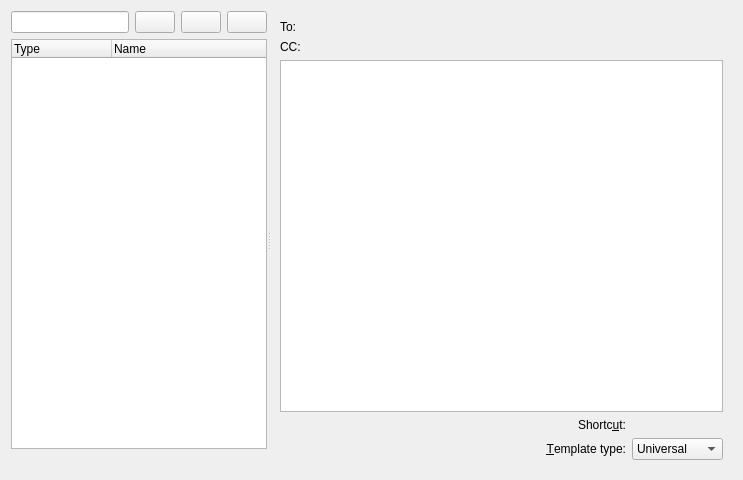
<?xml version="1.0" encoding="UTF-8"?>
<ui version="4.0">
 <class>CustomTemplatesBase</class>
 <widget class="QWidget" name="CustomTemplatesBase">
  <property name="geometry">
   <rect>
    <x>0</x>
    <y>0</y>
    <width>743</width>
    <height>480</height>
   </rect>
  </property>
  <layout class="QVBoxLayout">
   <property name="spacing">
    <number>6</number>
   </property>
   <property name="margin">
    <number>11</number>
   </property>
   <item>
    <widget class="QSplitter" name="splitter2">
     <property name="orientation">
      <enum>Qt::Horizontal</enum>
     </property>
     <property name="childrenCollapsible">
      <bool>false</bool>
     </property>
     <widget class="QWidget" name="layout9">
      <layout class="QVBoxLayout">
       <property name="spacing">
        <number>6</number>
       </property>
       <property name="margin">
        <number>0</number>
       </property>
       <item>
        <layout class="QHBoxLayout">
         <property name="spacing">
          <number>6</number>
         </property>
         <property name="margin">
          <number>0</number>
         </property>
         <item>
          <widget class="KLineEdit" name="mName">
           <property name="sizePolicy">
            <sizepolicy hsizetype="MinimumExpanding" vsizetype="Fixed">
             <horstretch>0</horstretch>
             <verstretch>0</verstretch>
            </sizepolicy>
           </property>
           <property name="minimumSize">
            <size>
             <width>100</width>
             <height>0</height>
            </size>
           </property>
           <property name="toolTip">
            <string comment="@info:tooltip">Enter a name for the custom template</string>
           </property>
           <property name="whatsThis">
            <string comment="@info:whatsthis">To create a custom template, first enter a name for that template and press the '+' button.</string>
           </property>
          </widget>
         </item>
         <item>
          <widget class="QPushButton" name="mAdd">
           <property name="toolTip">
            <string comment="@info:tooltip">Add a new custom template</string>
           </property>
           <property name="whatsThis">
            <string comment="@info:whatsthis">Press this button if you want to create a new custom template with the specified name</string>
           </property>
          </widget>
         </item>
         <item>
          <widget class="QPushButton" name="mRemove">
           <property name="toolTip">
            <string comment="@info:tooltip">Remove the selected custom template</string>
           </property>
           <property name="whatsThis">
            <string comment="@info:whatsthis">Press this button if you want to remove the currently selected custom template</string>
           </property>
          </widget>
         </item>
         <item>
          <widget class="QPushButton" name="mDuplicate">
           <property name="toolTip">
            <string comment="@info:tooltip">Duplicate the selected custom template</string>
           </property>
           <property name="whatsThis">
            <string comment="@info:whatsthis">Press this button if you want to duplicate the currently selected custom template</string>
           </property>
          </widget>
         </item>
        </layout>
       </item>
       <item>
        <widget class="QTreeWidget" name="mList">
         <property name="sizePolicy">
          <sizepolicy hsizetype="Preferred" vsizetype="Expanding">
           <horstretch>0</horstretch>
           <verstretch>0</verstretch>
          </sizepolicy>
         </property>
         <property name="toolTip">
          <string comment="@info:tooltip">List of custom templates available</string>
         </property>
         <property name="whatsThis">
          <string comment="@info:whatsthis">This is a list of all the custom templates available.</string>
         </property>
         <property name="rootIsDecorated">
          <bool>false</bool>
         </property>
         <property name="allColumnsShowFocus">
          <bool>true</bool>
         </property>
         <column>
          <property name="text">
           <string comment="@title:column Type of custom template">Type</string>
          </property>
         </column>
         <column>
          <property name="text">
           <string comment="@title:column Name of the custom template.">Name</string>
          </property>
         </column>
        </widget>
       </item>
       <item>
        <widget class="QLabel" name="mHelp"/>
       </item>
      </layout>
     </widget>
     <widget class="QFrame" name="mEditFrame">
      <property name="sizePolicy">
       <sizepolicy hsizetype="Expanding" vsizetype="Preferred">
        <horstretch>12</horstretch>
        <verstretch>0</verstretch>
       </sizepolicy>
      </property>
      <property name="frameShape">
       <enum>QFrame::NoFrame</enum>
      </property>
      <property name="frameShadow">
       <enum>QFrame::Raised</enum>
      </property>
      <layout class="QVBoxLayout" name="verticalLayout_3">
       <item>
        <layout class="QHBoxLayout" name="horizontalLayout">
         <item>
          <layout class="QVBoxLayout" name="verticalLayout_2">
           <item>
            <widget class="QLabel" name="mToLabel">
             <property name="text">
              <string comment="@label:textbox Recipient mail address">To:</string>
             </property>
            </widget>
           </item>
           <item>
            <widget class="QLabel" name="mCCLabel">
             <property name="text">
              <string comment="@label">CC:</string>
             </property>
            </widget>
           </item>
          </layout>
         </item>
         <item>
          <layout class="QVBoxLayout" name="verticalLayout">
           <item>
            <widget class="PimCommon::EmailAddressRequester" name="mToEdit" native="true">
             <property name="sizePolicy">
              <sizepolicy hsizetype="MinimumExpanding" vsizetype="Minimum">
               <horstretch>0</horstretch>
               <verstretch>0</verstretch>
              </sizepolicy>
             </property>
             <property name="toolTip">
              <string comment="@info:tooltip">Additional recipients of the message</string>
             </property>
             <property name="whatsThis">
              <string comment="@info:whatsthis">When using this template, the default recipients are those you enter here.  This is a comma-separated list of mail addresses.</string>
             </property>
            </widget>
           </item>
           <item>
            <widget class="PimCommon::EmailAddressRequester" name="mCCEdit" native="true">
             <property name="sizePolicy">
              <sizepolicy hsizetype="MinimumExpanding" vsizetype="Minimum">
               <horstretch>0</horstretch>
               <verstretch>0</verstretch>
              </sizepolicy>
             </property>
             <property name="toolTip">
              <string comment="@info:tooltip">Additional recipients who get a copy of the message</string>
             </property>
             <property name="whatsThis">
              <string comment="@info:whatsthis">When using this template, the recipients you enter here will by default get a copy of this message.  This is a comma-separated list of mail addresses.</string>
             </property>
            </widget>
           </item>
          </layout>
         </item>
        </layout>
       </item>
       <item>
        <widget class="TemplateParser::TemplatesTextEdit" name="mEdit">
         <property name="sizePolicy">
          <sizepolicy hsizetype="Expanding" vsizetype="Expanding">
           <horstretch>3</horstretch>
           <verstretch>1</verstretch>
          </sizepolicy>
         </property>
         <property name="toolTip">
          <string comment="@info:tooltip">The custom template</string>
         </property>
         <property name="whatsThis">
          <string comment="@info:whatsthis">This area contains the associated custom template.</string>
         </property>
        </widget>
       </item>
       <item>
        <layout class="QGridLayout">
         <property name="margin">
          <number>0</number>
         </property>
         <property name="spacing">
          <number>6</number>
         </property>
         <item row="1" column="2">
          <widget class="KComboBox" name="mType">
           <item>
            <property name="text">
             <string comment="@item:inlistbox Universal custom template type.">Universal</string>
            </property>
           </item>
           <item>
            <property name="text">
             <string comment="@item:inlistbox Custom template type for message replies">Reply</string>
            </property>
           </item>
           <item>
            <property name="text">
             <string comment="@item:inlistbox Custom template type for reply-to-all messages">Reply to All</string>
            </property>
           </item>
           <item>
            <property name="text">
             <string comment="@item:inlistbox Custom template type for messsage forwards">Forward</string>
            </property>
           </item>
          </widget>
         </item>
         <item row="0" column="1">
          <widget class="QLabel" name="textLabel1_2">
           <property name="text">
            <string comment="@label">Shortc&amp;ut:</string>
           </property>
           <property name="alignment">
            <set>Qt::AlignRight|Qt::AlignTrailing|Qt::AlignVCenter</set>
           </property>
           <property name="buddy">
            <cstring>mKeySequenceWidget</cstring>
           </property>
          </widget>
         </item>
         <item row="1" column="1">
          <widget class="QLabel" name="textLabel1">
           <property name="sizePolicy">
            <sizepolicy hsizetype="Preferred" vsizetype="Preferred">
             <horstretch>1</horstretch>
             <verstretch>0</verstretch>
            </sizepolicy>
           </property>
           <property name="text">
            <string comment="@label">&amp;Template type:</string>
           </property>
           <property name="alignment">
            <set>Qt::AlignRight|Qt::AlignTrailing|Qt::AlignVCenter</set>
           </property>
           <property name="buddy">
            <cstring>mType</cstring>
           </property>
          </widget>
         </item>
         <item row="0" column="2">
          <widget class="KKeySequenceWidget" name="mKeySequenceWidget"/>
         </item>
         <item row="0" column="0">
          <widget class="TemplateParser::TemplatesInsertCommand" name="mInsertCommand" native="true"/>
         </item>
        </layout>
       </item>
      </layout>
     </widget>
    </widget>
   </item>
  </layout>
 </widget>
 <customwidgets>
  <customwidget>
   <class>KKeySequenceWidget</class>
   <extends>QWidget</extends>
   <header>kkeysequencewidget.h</header>
  </customwidget>
  <customwidget>
   <class>KComboBox</class>
   <extends>QComboBox</extends>
   <header>kcombobox.h</header>
   <container>1</container>
  </customwidget>
  <customwidget>
   <class>KLineEdit</class>
   <extends>QLineEdit</extends>
   <header>klineedit.h</header>
   <container>1</container>
  </customwidget>
  <customwidget>
   <class>TemplateParser::TemplatesTextEdit</class>
   <extends>QPlainTextEdit</extends>
   <header>templatestextedit.h</header>
  </customwidget>
  <customwidget>
   <class>TemplateParser::TemplatesInsertCommand</class>
   <extends>QWidget</extends>
   <header>templatesinsertcommand.h</header>
  </customwidget>
  <customwidget>
   <class>PimCommon::EmailAddressRequester</class>
   <extends>QWidget</extends>
   <header>PimCommon/EmailAddressRequester</header>
   <container>1</container>
  </customwidget>
 </customwidgets>
 <resources/>
 <connections/>
</ui>
